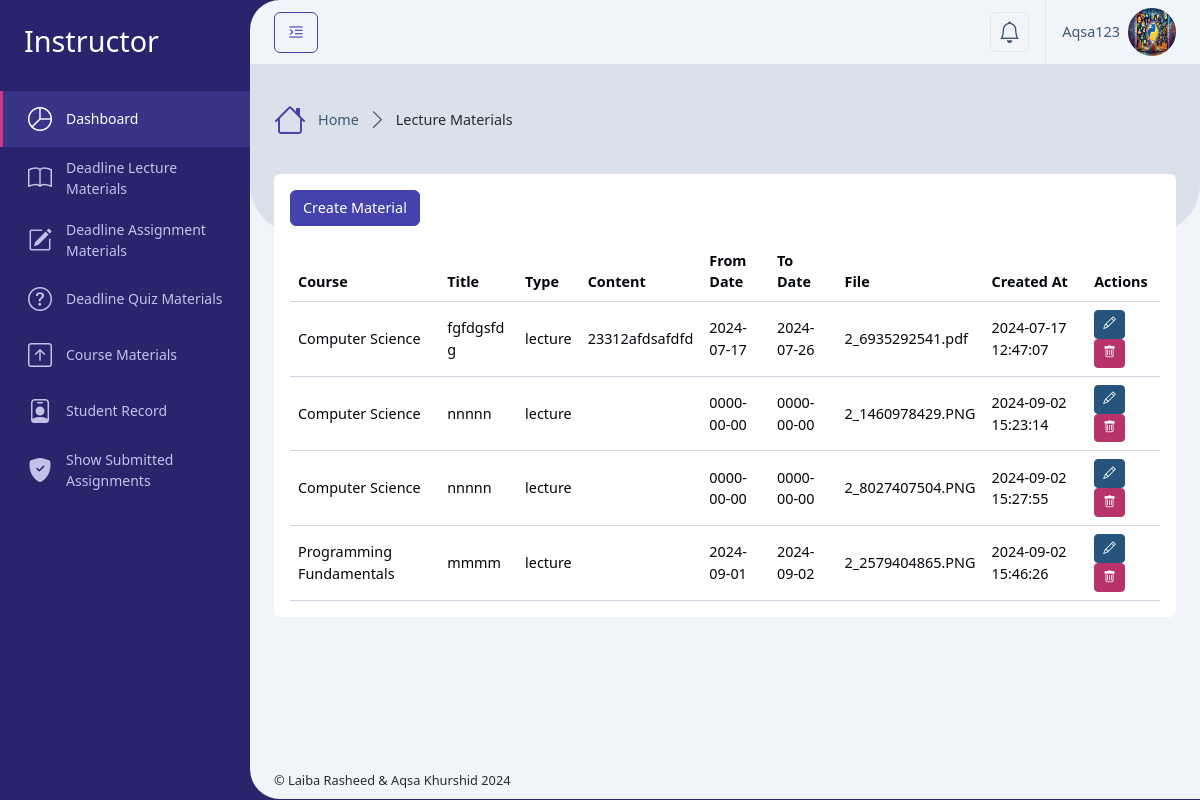
Screenshot of /Instructor/deadline_materials_lecture.php (signed in) with the database file from the repository.
### tables this page shows
CREATE TABLE `users` (
  `id` int(11) NOT NULL,
  `username` varchar(50) NOT NULL,
  `email` varchar(100) NOT NULL,
  `address` varchar(255) DEFAULT NULL,
  `phone` varchar(20) DEFAULT NULL,
  `department` varchar(255) DEFAULT NULL,
  `student_semester` varchar(100) DEFAULT NULL,
  `instructor_education` varchar(255) DEFAULT NULL,
  `profile_photo` varchar(256) DEFAULT NULL,
  `password` varchar(255) NOT NULL,
  `role_id` int(11) NOT NULL,
  `isActive` tinyint(2) DEFAULT 0,
  `created_at` timestamp NOT NULL DEFAULT current_timestamp()
);

CREATE TABLE `deadline_materials` (
  `id` int(11) NOT NULL,
  `course_id` int(11) DEFAULT NULL,
  `user_id` int(11) DEFAULT NULL,
  `title` varchar(255) NOT NULL,
  `type` enum('lecture','assignment','quiz') NOT NULL,
  `content` text DEFAULT NULL,
  `file_path` varchar(255) DEFAULT NULL,
  `from_date` date DEFAULT NULL,
  `to_date` date DEFAULT NULL,
  `created_at` timestamp NOT NULL DEFAULT current_timestamp()
);

CREATE TABLE `courses` (
  `id` int(11) NOT NULL,
  `code` varchar(100) DEFAULT NULL,
  `name` varchar(255) NOT NULL,
  `type` varchar(100) DEFAULT 'Course',
  `description` text DEFAULT NULL,
  `program` varchar(100) DEFAULT NULL,
  `semester` varchar(100) DEFAULT NULL,
  `credit_hour` int(10) DEFAULT 3,
  `created_at` timestamp NOT NULL DEFAULT current_timestamp()
);

### Instructor/deadline_materials_lecture.php (called while the page is built, shortened)
<?php
    require '../Database/config.php';
    $user = getUserData($_SESSION['user_id']);
    $user_id = $_SESSION['user_id'];
    $sql = "SELECT deadline_materials.*, courses.name AS course_name FROM deadline_materials
            JOIN courses ON deadline_materials.course_id = courses.id
            WHERE deadline_materials.user_id = ? AND deadline_materials.type = 'lecture'";
    $stmt = $conn->prepare($sql);
    $stmt->bind_param("i", $user_id);
    $stmt->execute();
    $result = $stmt->get_result();
    include '../setting/_Layout.php';
?>

### Database/config.php (called while the page is built, shortened)
<?php
    $servername = "localhost";
    $username = "root";
    $password = "";
    $dbname = "course_ms";
    $conn = new mysqli($servername, $username, $password, $dbname);
    function getUserData($user_id) {
        global $conn;
        $stmt = $conn->prepare("SELECT * FROM users WHERE id = ?");
        $stmt->bind_param("i", $user_id);
        $stmt->execute();
        $result = $stmt->get_result();
        return $result->fetch_assoc();
    }
?>

### Instructor/deadline_materials_lecture_content.php (the view, shortened to what this page needs)
<div class="row">
    <div class="col-xxl-12">
        <div class="card mb-4">
            <div class="card-body">
                <button class="btn btn-primary mb-3" data-bs-toggle="modal" data-bs-target="#createMaterialModal">Create Material</button>
                <div class="table-responsive">
                    <table class="table align-middle table-hover m-0">
                        <thead>
                            <tr>
                                <th scope="col">Course</th>
                                <th scope="col">Title</th>
                                <th scope="col">Type</th>
                                <th scope="col">Content</th>
                                <th scope="col">From Date</th>
                                <th scope="col">To Date</th>
                                <th scope="col">File</th>
                                <th scope="col">Created At</th>
                                <th scope="col">Actions</th>
                            </tr>
                        </thead>
                        <tbody>
                            <?php
                            if ($result->num_rows > 0) {
                                while ($row = $result->fetch_assoc()) {
                            ?>
                                    <tr>
                                        <td><?php echo htmlspecialchars($row['course_name']); ?></td>
                                        <td><?php echo htmlspecialchars($row['title']); ?></td>
                                        <td><?php echo htmlspecialchars($row['type']); ?></td>
                                        <td><?php echo htmlspecialchars($row['content']); ?></td>
                                        <td><?php echo htmlspecialchars($row['from_date']); ?></td>
                                        <td><?php echo htmlspecialchars($row['to_date']); ?></td>
                                        <td><?php echo htmlspecialchars($row['file_path']); ?></td>
                                        <td><?php echo htmlspecialchars($row['created_at']); ?></td>
                                        <td>
                                            <button class="btn btn-info btn-sm" data-bs-toggle="modal" data-bs-target="#editMaterialModal" onclick="setEditModalData(<?php echo htmlspecialchars(json_encode($row)); ?>)"><i class="bi bi-pencil"></i></button>
                                            <button class="btn btn-danger btn-sm" data-bs-toggle="modal" data-bs-target="#deleteMaterialModal" onclick="setDeleteModalData(<?php echo $row['id']; ?>)"><i class="bi bi-trash"></i></button>
                                        </td>
                                    </tr>
                                <?php
                                }
                            } else {
                                ?>
                                <tr>
                                    <td colspan="9">No materials found.</td>
                                </tr>
                            <?php
                            }
                            ?>
                        </tbody>
                    </table>
                </div>
            </div>
        </div>
    </div>
</div>

### setting/_Header.php (shortened to what this page needs)
<div class="app-header d-flex align-items-center">
    <div class="d-flex">
        <button class="btn btn-outline-primary me-2 pin-sidebar" id="pin-sidebar">
            <i class="bi bi-text-indent-left fs-5"></i>
        </button>
    </div>
    <div class="header-actions">
        <div class="dropdown ms-2">
            <a class="dropdown-toggle d-flex p-2 border rounded-2" href="#!" role="button" data-bs-toggle="dropdown"
                aria-expanded="false">
                <i class="bi bi-bell fs-4 lh-1"></i>
            </a>
        </div>
        <div class="dropdown ms-3">
            <a id="userSettings" class="dropdown-toggle d-flex py-2 align-items-center ps-3 border-start" href="#!"
                role="button" data-bs-toggle="dropdown" aria-expanded="false">
                <span class="d-none d-md-block me-2"><?php echo htmlspecialchars($user['username']); ?></span>
                <img src="../assets/uploads/<?php echo htmlspecialchars($user['profile_photo']); ?>" class="rounded-circle img-3x" alt="Bootstrap Gallery" />
            </a>
        </div>
    </div>
</div>

### rows the page displays
users: username "Aqsa123", profile_photo (picture)
deadline_materials: course.name "Computer Science", title "fgfdgsfd g", type "lecture", content "23312afdsafdfd", from_date "2024-07-17", to_date "2024-07-26", file_path "2_6935292541.pdf", created_at "2024-07-17 12:47:07"
deadline_materials: course.name "Computer Science", title "nnnnn", type "lecture", from_date "0000-00-00", to_date "0000-00-00", file_path "2_1460978429.PNG", created_at "2024-09-02 15:23:14"
deadline_materials: course.name "Computer Science", title "nnnnn", type "lecture", from_date "0000-00-00", to_date "0000-00-00", file_path "2_8027407504.PNG", created_at "2024-09-02 15:27:55"
deadline_materials: course.name "Programming Fundamentals", title "mmmm", type "lecture", from_date "2024-09-01", to_date "2024-09-02", file_path "2_2579404865.PNG", created_at "2024-09-02 15:46:26"

### other values shown
$roleTitle "Instructor"
$title "Lecture Materials"
